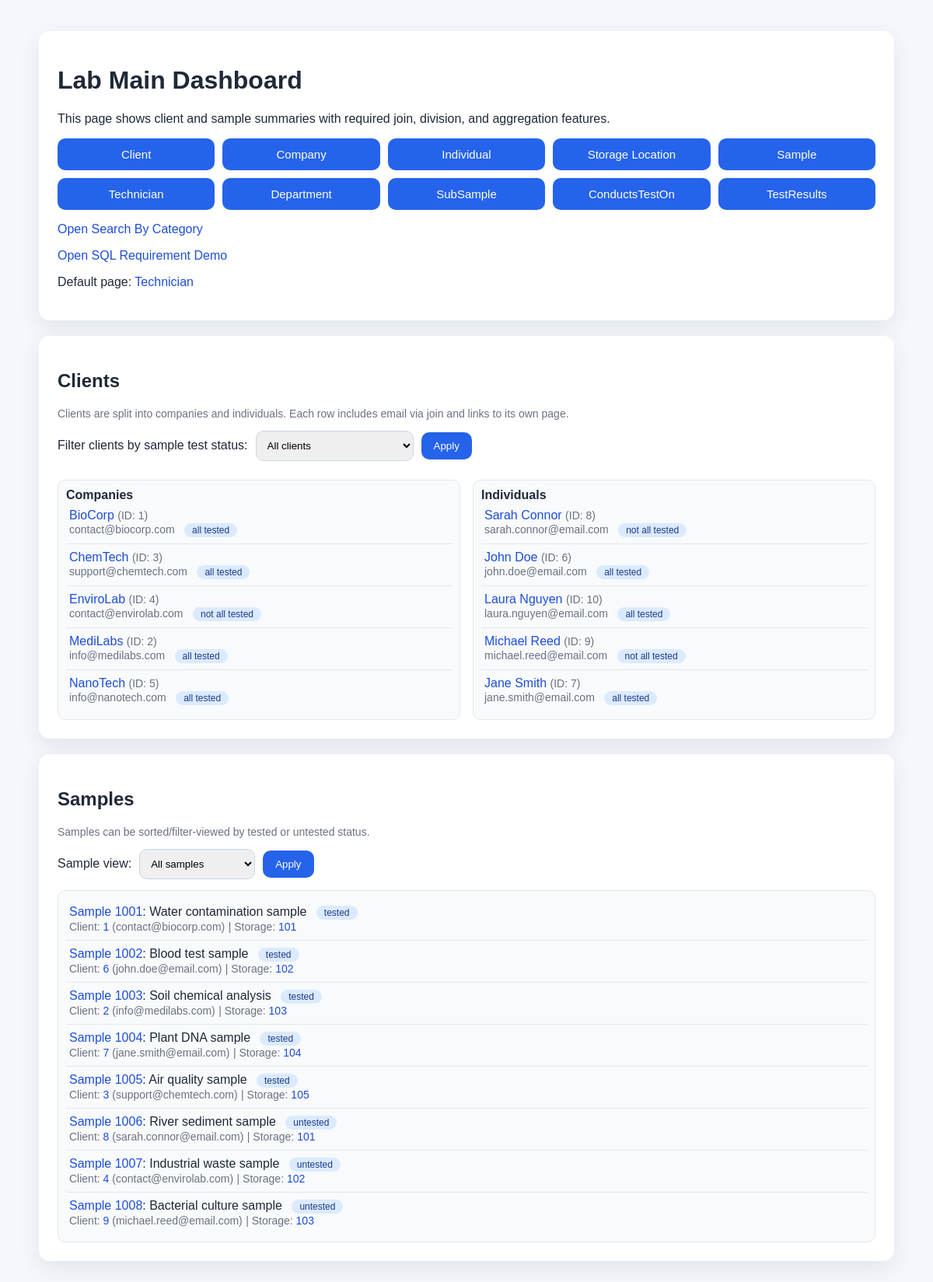
The page / on the database its author committed.
### tables this page shows
CREATE TABLE Company (
	cID INT NOT NULL,
	name VARCHAR(50),
	PRIMARY KEY (cID),
	FOREIGN KEY (cID) REFERENCES Client (clientID)
);

CREATE TABLE Client (
	clientID INT NOT NULL,
	email VARCHAR(50),
	PRIMARY KEY (clientID)
);

CREATE TABLE Individual (
	cID INT NOT NULL,
	firstName VARCHAR(50),
	lastName VARCHAR(50),
	PRIMARY KEY (cID),
	FOREIGN KEY (cID) REFERENCES Client (clientID)
);

CREATE TABLE Sample (
	sampleID INT NOT NULL,
	description VARCHAR(300),
	dateReceived VARCHAR(50),
	cID INT NOT NULL,
	sID INT,
	PRIMARY KEY (sampleID),
	FOREIGN KEY (cID) REFERENCES Client (clientID),
	FOREIGN KEY (sID) REFERENCES StorageLocation (storageID)
);

### flaskMain.py (the view)
@app.route("/")
def home():
    ensure_schema_updates()
    action_message = request.args.get("action_message", "").strip()
    client_test_status = request.args.get("client_test_status", "all")
    if client_test_status not in {"all", "all_tested", "not_all_tested"}:
        client_test_status = "all"
    sample_filter = request.args.get("sample_filter", "all")
    if sample_filter not in {"all", "tested", "untested"}:
        sample_filter = "all"
    companies = fetch_company_clients(client_test_status)
    individuals = fetch_individual_clients(client_test_status)
    samples = fetch_samples_for_main(sample_filter)
    return render_template(
        'index.html',
        table_labels=TABLE_LABELS,
        default_table=DEFAULT_TABLE,
        companies=companies,
        individuals=individuals,
        samples=samples,
        client_test_status=client_test_status,
        sample_filter=sample_filter,
        action_message=action_message,
    )

### flaskMain.py (called while the page is built, shortened)
def dict_factory(cursor, row):
    d = {}
    for idx, col in enumerate(cursor.description):
        d[col[0]] = row[idx]
    return d

def get_connection():
    conn = sqlite3.connect('samples.db')
    conn.execute("PRAGMA foreign_keys = ON")
    return conn

def ensure_schema_updates():
    global SCHEMA_INITIALIZED
    if SCHEMA_INITIALIZED:
        return

def run_select_query(query):
    ensure_schema_updates()
    conn = get_connection()
    conn.row_factory = dict_factory
    try:
        cursor = conn.cursor()
        cursor.execute(query)
        results = cursor.fetchall()
        columns = [column[0] for column in cursor.description] if cursor.description else []
        return columns, results
    finally:
        conn.close()

def fetch_company_clients(test_status):
    division_true = (
        "NOT EXISTS ("
        "SELECT 1 FROM Sample s "
        "WHERE s.cID = c.clientID "
        "AND NOT EXISTS (SELECT 1 FROM TestResults tr WHERE tr.sID = s.sampleID)"
        ")"
    )
    where_clause = ""
    if test_status == "all_tested":
        where_clause = f"WHERE {division_true}"
    elif test_status == "not_all_tested":
        where_clause = f"WHERE NOT {division_true}"
    query = (
        "SELECT co.cID AS clientID, co.name AS displayName, c.email, "
        f"CASE WHEN {division_true} THEN 1 ELSE 0 END AS allTested "
        "FROM Company co "
        "JOIN Client c ON co.cID = c.clientID "
        f"{where_clause} "
        "ORDER BY co.name"
    )
    return run_select_query(query)[1]

def fetch_individual_clients(test_status):
    division_true = (
        "NOT EXISTS ("
        "SELECT 1 FROM Sample s "
        "WHERE s.cID = c.clientID "
        "AND NOT EXISTS (SELECT 1 FROM TestResults tr WHERE tr.sID = s.sampleID)"
        ")"
    )
    where_clause = ""
    if test_status == "all_tested":
        where_clause = f"WHERE {division_true}"
    elif test_status == "not_all_tested":
        where_clause = f"WHERE NOT {division_true}"
    query = (
        "SELECT i.cID AS clientID, i.firstName || ' ' || i.lastName AS displayName, c.email, "
        f"CASE WHEN {division_true} THEN 1 ELSE 0 END AS allTested "
        "FROM Individual i "
        "JOIN Client c ON i.cID = c.clientID "
        f"{where_clause} "
        "ORDER BY i.lastName, i.firstName"
    )
    return run_select_query(query)[1]

### templates/index.html (shortened to what this page needs)
<!DOCTYPE html>
<html lang="en">
<head>
</head>
<body>
    <div class="page">
        <div class="card">
            <h1>Lab Main Dashboard</h1>
            <p>This page shows client and sample summaries with required join, division, and aggregation features.</p>
            <div class="grid">
                {% for table_key, label in table_labels.items() %}
                    <a class="link-btn" href="/{{ table_key }}">{{ label }}</a>
                {% endfor %}
            </div>
            <p style="margin-top: 16px;"><a href="/search">Open Search By Category</a></p>
            <p style="margin-top: 16px;"><a href="/sql-demo">Open SQL Requirement Demo</a></p>
            <p style="margin-top: 16px;">Default page: <a href="/{{ default_table }}">{{ table_labels[default_table] }}</a></p>
        </div>
        <div class="card">
            <h2>Clients</h2>
            <p class="muted">Clients are split into companies and individuals. Each row includes email via join and links to its own page.</p>
            <form method="get" class="row">
                <label for="client_test_status">Filter clients by sample test status:</label>
                <select id="client_test_status" name="client_test_status">
                    <option value="all" {% if client_test_status == 'all' %}selected{% endif %}>All clients</option>
                </select>
                <button type="submit">Apply</button>
            </form>
            <div class="two-col" style="margin-top: 14px;">
                <div class="list">
                    <strong>Companies</strong>
                    {% for client in companies %}
                        <div class="list-item">
                            <a href="/client/{{ client.clientID }}">{{ client.displayName }}</a>
                            <span class="muted">(ID: {{ client.clientID }})</span><br>
                            <span class="muted">{{ client.email }}</span>
                            <span class="badge">{% if client.allTested %}all tested{% else %}not all tested{% endif %}</span>
                        </div>
                    {% else %}
                        <div class="list-item muted">No companies found.</div>
                    {% endfor %}
                </div>
                <div class="list">
                    <strong>Individuals</strong>
                    {% for client in individuals %}
                        <div class="list-item">
                            <a href="/client/{{ client.clientID }}">{{ client.displayName }}</a>
                            <span class="muted">(ID: {{ client.clientID }})</span><br>
                            <span class="muted">{{ client.email }}</span>
                            <span class="badge">{% if client.allTested %}all tested{% else %}not all tested{% endif %}</span>
                        </div>
                    {% else %}
                        <div class="list-item muted">No individuals found.</div>
                    {% endfor %}
                </div>
            </div>
        </div>
        <div class="card">
            <h2>Samples</h2>
            <p class="muted">Samples can be sorted/filter-viewed by tested or untested status.</p>
            <form method="get" class="row">
                <label for="sample_filter">Sample view:</label>
                <select id="sample_filter" name="sample_filter">
                    <option value="all" {% if sample_filter == 'all' %}selected{% endif %}>All samples</option>
                </select>
                <button type="submit">Apply</button>
            </form>
            <div class="list" style="margin-top: 14px;">
                {% for sample in samples %}
                    <div class="list-item">
                        <a href="/sample/{{ sample.sampleID }}">Sample {{ sample.sampleID }}</a>: {{ sample.description }}
                        <span class="badge">{% if sample.tested %}tested{% else %}untested{% endif %}</span><br>
                        <span class="muted">Client: <a href="/client/{{ sample.clientID }}">{{ sample.clientID }}</a> ({{ sample.email }})</span>
                        <span class="muted"> | Storage: <a href="/storage-location/{{ sample.storageID }}">{{ sample.storageID }}</a></span>
                    </div>
                {% else %}
                    <div class="list-item muted">No samples found.</div>
                {% endfor %}
            </div>
        </div>
    </div>
</body>
</html>

### templates/index.html (style rules this page uses)
:root { color-scheme: light; font-family: Arial, Helvetica, sans-serif; }
body { margin: 0; background: #f4f7fb; color: #1f2937; }
.page { max-width: 1100px; margin: 40px auto; padding: 0 20px; }
.card { background: #ffffff; border-radius: 14px; padding: 24px; box-shadow: 0 10px 30px rgba(15, 23, 42, 0.08); margin-bottom: 20px; }
.grid { display: grid; grid-template-columns: repeat(auto-fit, minmax(200px, 1fr)); gap: 10px; margin-top: 16px; }
.link-btn { display: inline-block; text-align: center; text-decoration: none; background: #2563eb; color: white; border-radius: 10px; padding: 12px 18px; font-size: 15px; }
.row { display: flex; gap: 10px; flex-wrap: wrap; align-items: center; }
select { padding: 10px; border-radius: 10px; border: 1px solid #cbd5e1; }
button { background: #2563eb; color: white; border: none; border-radius: 10px; padding: 10px 16px; cursor: pointer; }
.two-col { display: grid; grid-template-columns: repeat(auto-fit, minmax(320px, 1fr)); gap: 16px; }
.list { margin-top: 10px; border: 1px solid #e5e7eb; border-radius: 10px; padding: 10px; background: #f8fafc; }
.list-item { padding: 8px 4px; border-bottom: 1px solid #e5e7eb; }
.list-item:last-child { border-bottom: none; }
.muted { color: #6b7280; font-size: 14px; }
.badge { display: inline-block; border-radius: 999px; padding: 2px 10px; font-size: 12px; margin-left: 8px; background: #dbeafe; color: #1e3a8a; }
a { color: #1d4ed8; text-decoration: none; }

### rows shown on the page
Company: displayName "BioCorp", clientID "1", email "contact@biocorp.com", shows "all tested"
Company: displayName "ChemTech", clientID "3", email "support@chemtech.com", shows "all tested"
Company: displayName "EnviroLab", clientID "4", email "contact@envirolab.com", shows "not all tested"
Company: displayName "MediLabs", clientID "2", email "info@medilabs.com", shows "all tested"
Company: displayName "NanoTech", clientID "5", email "info@nanotech.com", shows "all tested"
Individual: displayName "Sarah Connor", clientID "8", email "sarah.connor@email.com", shows "not all tested"
Individual: displayName "John Doe", clientID "6", email "john.doe@email.com", shows "all tested"
Individual: displayName "Laura Nguyen", clientID "10", email "laura.nguyen@email.com", shows "all tested"
Individual: displayName "Michael Reed", clientID "9", email "michael.reed@email.com", shows "not all tested"
Individual: displayName "Jane Smith", clientID "7", email "jane.smith@email.com", shows "all tested"
Sample: sampleID "1001", description "Water contamination sample", shows "tested", clientID "1", email "contact@biocorp.com", storageID "101"
Sample: sampleID "1002", description "Blood test sample", shows "tested", clientID "6", email "john.doe@email.com", storageID "102"
Sample: sampleID "1003", description "Soil chemical analysis", shows "tested", clientID "2", email "info@medilabs.com", storageID "103"
Sample: sampleID "1004", description "Plant DNA sample", shows "tested", clientID "7", email "jane.smith@email.com", storageID "104"
Sample: sampleID "1005", description "Air quality sample", shows "tested", clientID "3", email "support@chemtech.com", storageID "105"
Sample: sampleID "1006", description "River sediment sample", shows "untested", clientID "8", email "sarah.connor@email.com", storageID "101"
Sample: sampleID "1007", description "Industrial waste sample", shows "untested", clientID "4", email "contact@envirolab.com", storageID "102"
Sample: sampleID "1008", description "Bacterial culture sample", shows "untested", clientID "9", email "michael.reed@email.com", storageID "103"

### other values the page prints
{{ label }} "Client" "Company" "Individual" "Storage Location" "Sample" "Technician" "Department" "SubSample" "ConductsTestOn" "TestResults"
{{ table_labels[default_table] }} "Technician"
